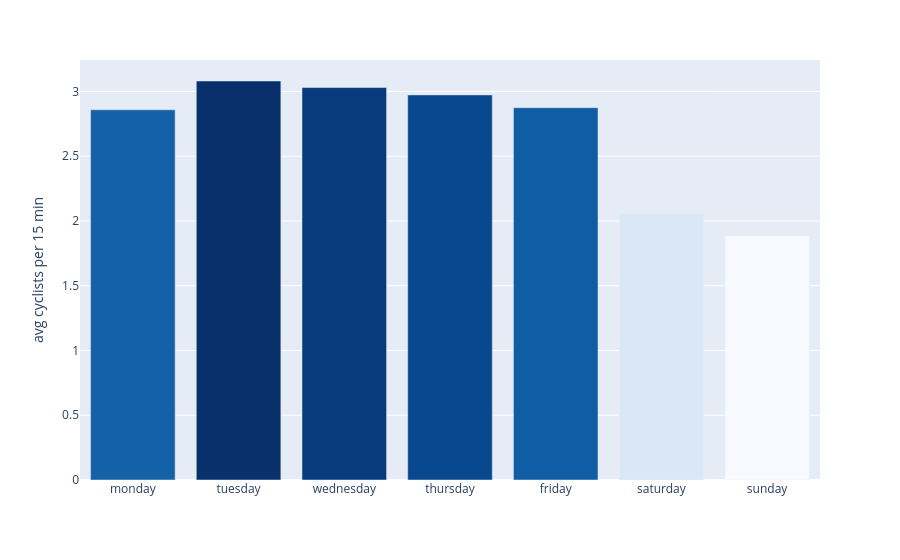

The notebook cell this image was saved under:
### Code cell
day_names = {0: "monday", 1: "tuesday", 2: "wednesday", 3: "thursday", 4: "friday", 5: "saturday", 6: "sunday"}
daily = df.groupby("day_of_week")["count"].mean().reset_index()
daily["day"] = daily["day_of_week"].map(day_names)
fig_daily = px.bar(
    daily, x="day", y="count",
    labels={"day": "", "count": "avg cyclists per 15 min"},
    color="count", color_continuous_scale="blues",
    category_orders={"day": list(day_names.values())},
)
fig_daily.update_layout(coloraxis_showscale=False)

### Figure 1 — Plotly figure (JSON) as saved in the notebook; plotly's stock layout.template omitted (floating-point values rounded to 4 significant figures)
{"data": [{"hovertemplate": "=%{x}<br>avg cyclists per 15 min=%{marker.color}<extra></extra>", "legendgroup": "", "marker": {"color": [2.859, 3.081, 3.03, 2.974, 2.875, 2.061, 1.885], "coloraxis": "coloraxis", "pattern": {"shape": ""}}, "name": "", "orientation": "v", "showlegend": false, "textposition": "auto", "type": "bar", "x": ["monday", "tuesday", "wednesday", "thursday", "friday", "saturday", "sunday"], "xaxis": "x", "y": [2.859, 3.081, 3.03, 2.974, 2.875, 2.061, 1.885], "yaxis": "y"}], "layout": {"barmode": "relative", "coloraxis": {"colorbar": {"title": {"text": "avg cyclists per 15 min"}}, "colorscale": [[0, "rgb(247,251,255)"], [0.125, "rgb(222,235,247)"], [0.25, "rgb(198,219,239)"], [0.375, "rgb(158,202,225)"], [0.5, "rgb(107,174,214)"], [0.625, "rgb(66,146,198)"], [0.75, "rgb(33,113,181)"], [0.875, "rgb(8,81,156)"], [1, "rgb(8,48,107)"]], "showscale": false}, "legend": {"tracegroupgap": 0}, "margin": {"t": 60}, "xaxis": {"anchor": "y", "categoryarray": ["monday", "tuesday", "wednesday", "thursday", "friday", "saturday", "sunday"], "categoryorder": "array", "domain": [0, 1], "title": {"text": ""}}, "yaxis": {"anchor": "x", "domain": [0, 1], "title": {"text": "avg cyclists per 15 min"}}}}
